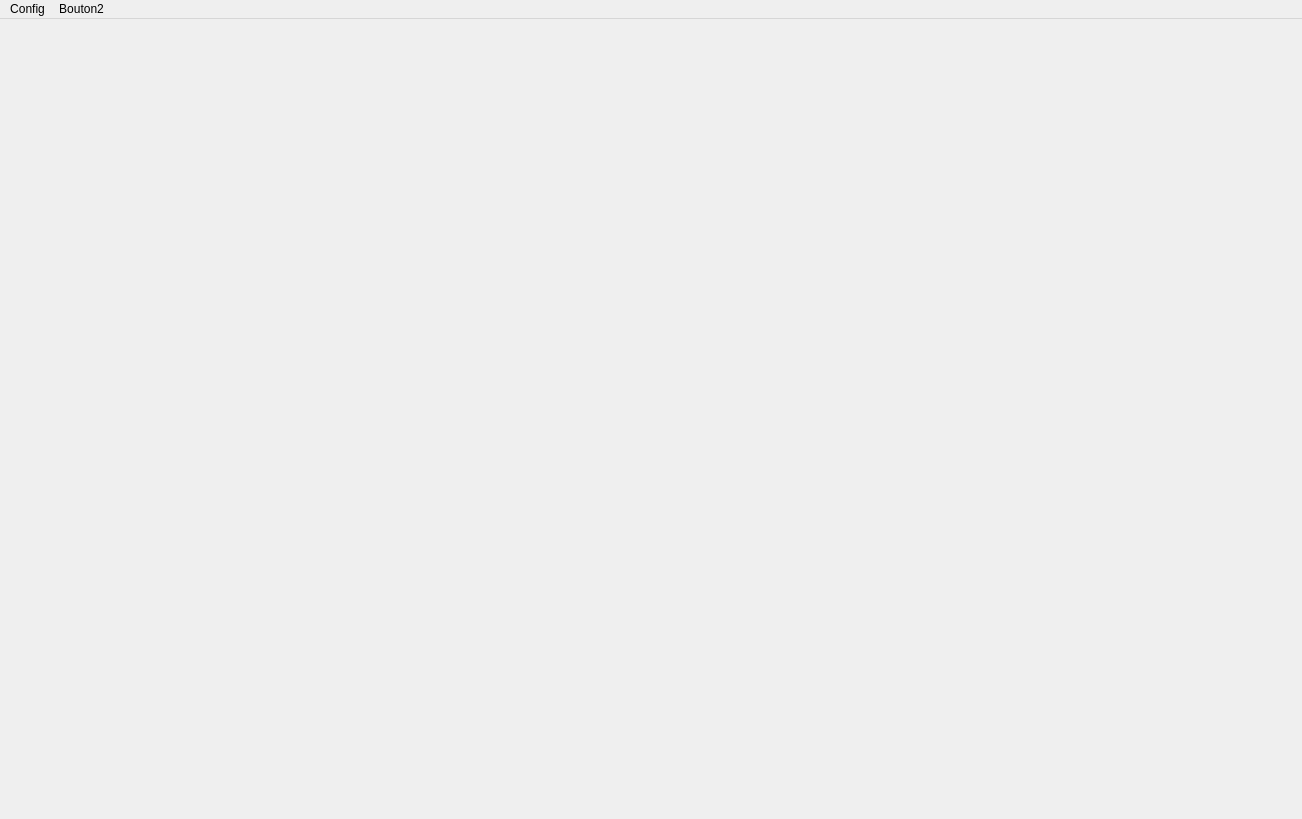
<?xml version="1.0" encoding="UTF-8"?>
<ui version="4.0">
 <class>MainWindow</class>
 <widget class="QMainWindow" name="MainWindow">
  <property name="windowModality">
   <enum>Qt::WindowModal</enum>
  </property>
  <property name="geometry">
   <rect>
    <x>0</x>
    <y>0</y>
    <width>1302</width>
    <height>819</height>
   </rect>
  </property>
  <property name="minimumSize">
   <size>
    <width>1260</width>
    <height>819</height>
   </size>
  </property>
  <property name="maximumSize">
   <size>
    <width>1302</width>
    <height>819</height>
   </size>
  </property>
  <property name="cursor">
   <cursorShape>CrossCursor</cursorShape>
  </property>
  <property name="windowTitle">
   <string>Game</string>
  </property>
  <widget class="QWidget" name="centralWidget">
   <property name="enabled">
    <bool>true</bool>
   </property>
   <layout class="QVBoxLayout" name="verticalLayout">
    <property name="leftMargin">
     <number>0</number>
    </property>
    <property name="topMargin">
     <number>0</number>
    </property>
    <property name="rightMargin">
     <number>0</number>
    </property>
    <property name="bottomMargin">
     <number>0</number>
    </property>
    <item>
     <layout class="QVBoxLayout" name="layoutGame"/>
    </item>
   </layout>
  </widget>
  <widget class="QMenuBar" name="menuBar">
   <property name="geometry">
    <rect>
     <x>0</x>
     <y>0</y>
     <width>1302</width>
     <height>21</height>
    </rect>
   </property>
   <widget class="QMenu" name="menuBouton">
    <property name="title">
     <string>Config</string>
    </property>
    <addaction name="actionSize"/>
   </widget>
   <widget class="QMenu" name="menuBouton2">
    <property name="title">
     <string>Bouton2</string>
    </property>
   </widget>
   <addaction name="menuBouton"/>
   <addaction name="menuBouton2"/>
  </widget>
  <action name="actionSize">
   <property name="text">
    <string>Size</string>
   </property>
  </action>
 </widget>
 <layoutdefault spacing="6" margin="11"/>
 <resources/>
 <connections/>
</ui>
